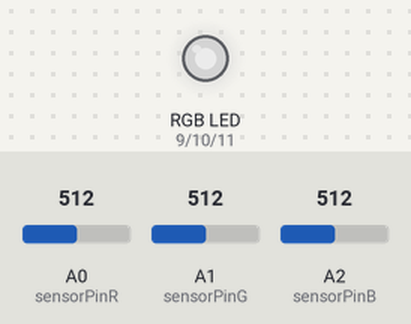
The sketch below on a simulated Arduino Uno, built with avr-gcc and run on an emulated ATmega328P. Shown: an RGB LED mixed from three pins (HIGH = lit). The inputs (shaded band) are chosen by the test bench; at power-on: A0 (sensorPinR) = 512, A1 (sensorPinG) = 512, A2 (sensorPinB) = 512. Dim RGB values are drawn brighter than linear.

Above: at 1.2 s.
1.3 s: A0 (sensorPinR) set to 306
At 2.1 s:
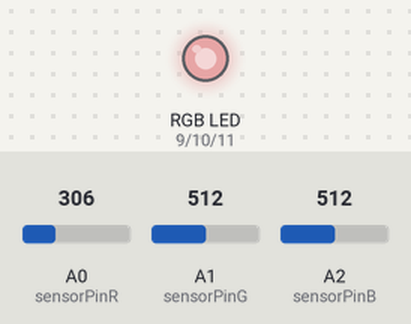
2.8 s: A1 (sensorPinG) set to 306
At 3.2 s:
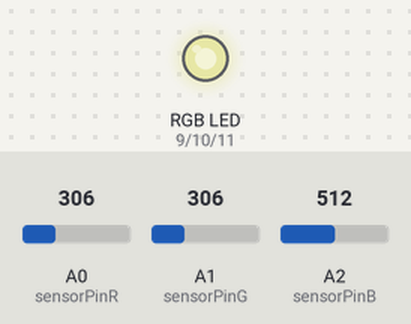
4.3 s: A2 (sensorPinB) set to 306
At 5.5 s:
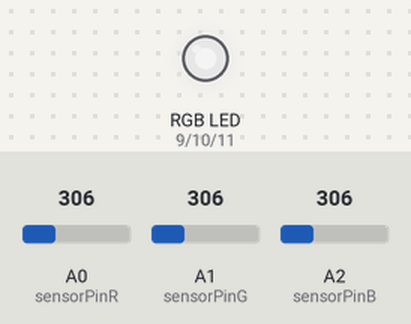
5.8 s: A0 (sensorPinR) set to 122
At 6.7 s:
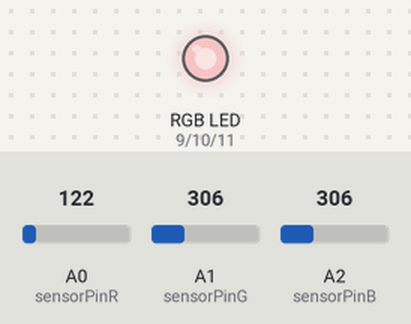
7.3 s: A1 (sensorPinG) set to 122
At 7.8 s:
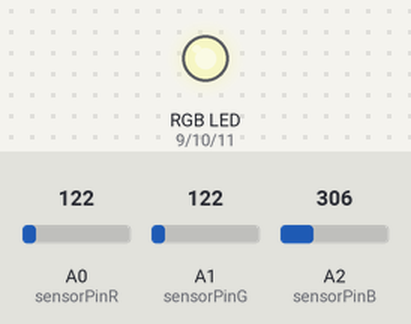
8.8 s: A2 (sensorPinB) set to 122
At 10.2 s:
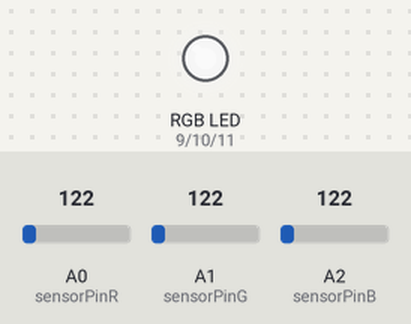
Timing chart, 0 to 11.3 s (numbered marks = the images above; inputs shaded):
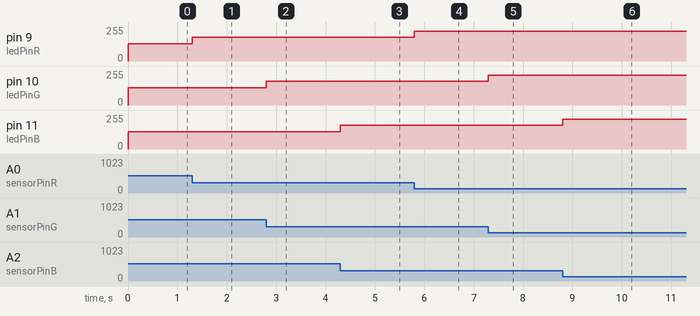

The sketch:

lab1_2.ino
```cpp
// The potentiometers are connected to A0, A1, A2
int sensorPinR = 0;
int sensorPinG = 1;
int sensorPinB = 2;

//LED RGB
int ledPinR = 9;
int ledPinG = 10;
int ledPinB = 11;

//set RGB values
int red;
int green;
int blue;

//check RGB sensor values
int sensorValueR;
int sensorValueG;
int sensorValueB;

void setup(){
  pinMode(ledPinR, OUTPUT);
  pinMode(ledPinG, OUTPUT);
  pinMode(ledPinB, OUTPUT);
  pinMode(red, INPUT);
  pinMode(green, INPUT);
  pinMode(blue, INPUT);
  Serial.begin(9600);
}

void loop(){
  sensorValueR = analogRead(sensorPinR);
  sensorValueG = analogRead(sensorPinG);
  sensorValueB = analogRead(sensorPinB);
  red = map(sensorValueR, 0, 1023, 255, 0);
  green = map(sensorValueG, 0, 1023, 255, 0);
  blue = map(sensorValueB, 0, 1023, 255, 0);
  analogWrite(ledPinR, red);
  analogWrite(ledPinG, green);
  analogWrite(ledPinB, blue);
}
```

Measured:
- after the input at 1.3 s, pin 9 (ledPinR): 128/255 → 179/255 at once
- after the input at 2.8 s, pin 10 (ledPinG): 128/255 → 179/255 at once
- after the input at 4.3 s, pin 11 (ledPinB): 128/255 → 179/255 at once
- after the input at 5.8 s, pin 9 (ledPinR): 179/255 → 225/255 at once
- after the input at 7.3 s, pin 10 (ledPinG): 179/255 → 225/255 at once
- after the input at 8.8 s, pin 11 (ledPinB): 179/255 → 225/255 at once
